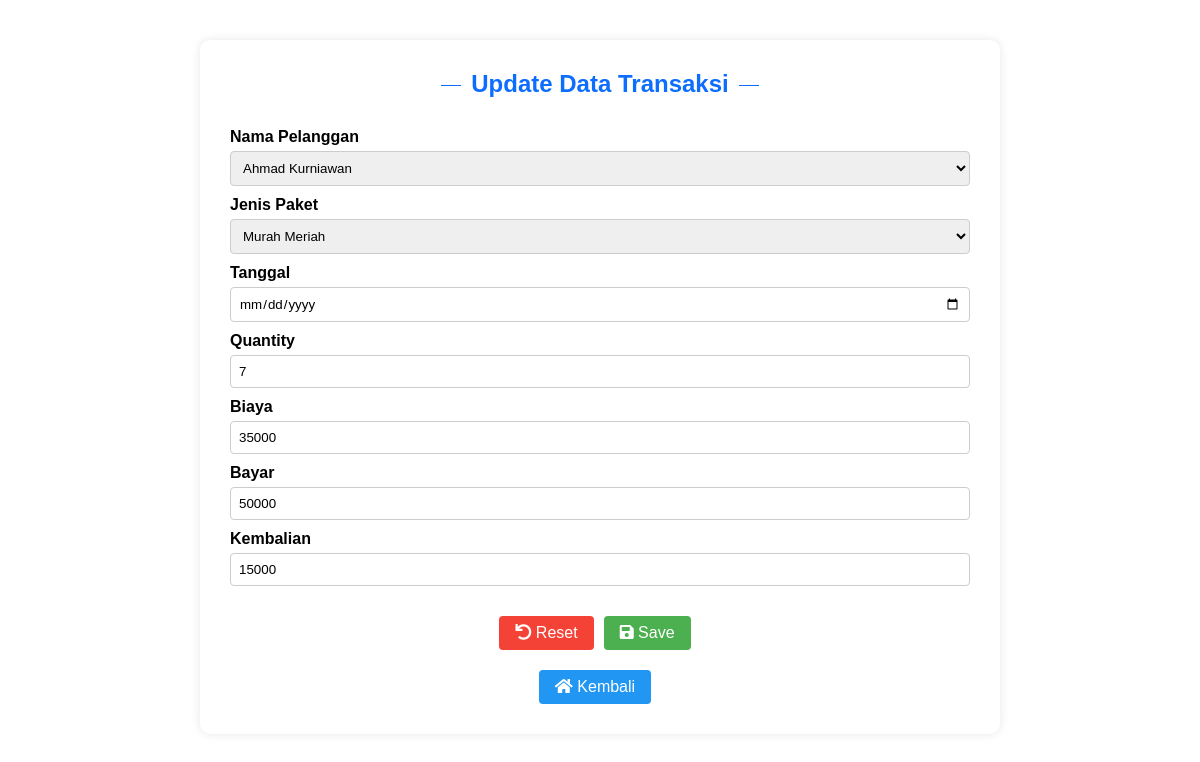
Page /transaksi/updatetransaksi.php?id_transaksi=TRS001 on the committed database.
### tables this page shows
CREATE TABLE `transaksi` (
  `id_transaksi` varchar(10) NOT NULL,
  `tanggal` varchar(20) NOT NULL,
  `id_pelanggan` varchar(10) NOT NULL,
  `id_paket` varchar(10) NOT NULL,
  `qty` int(11) NOT NULL,
  `biaya` int(11) NOT NULL,
  `bayar` int(11) NOT NULL,
  `kembalian` int(11) NOT NULL
);

CREATE TABLE `pelanggan` (
  `id_pelanggan` varchar(10) NOT NULL,
  `nama_pelanggan` varchar(100) NOT NULL,
  `username` varchar(25) NOT NULL,
  `password` varchar(100) NOT NULL,
  `alamat_pelanggan` varchar(255) NOT NULL,
  `no_hp_pelanggan` varchar(20) NOT NULL
);

CREATE TABLE `paket_cuci` (
  `id_paket` varchar(10) NOT NULL,
  `paket` varchar(100) NOT NULL,
  `harga_kilo` int(11) NOT NULL,
  `deskripsi` varchar(255) NOT NULL
);

### transaksi/updatetransaksi.php (the view, shortened to what this page needs)
<?php
    include("../conn.php");
    $id_transaksi = isset($_GET['id_transaksi']) ? $_GET['id_transaksi'] : '';
    $query = "SELECT * FROM transaksi WHERE id_transaksi = :id_transaksi";
    $stmt = $conn->prepare($query);
    $stmt->bindParam(':id_transaksi', $id_transaksi);
    $stmt->execute();
    $data_transaksi = $stmt->fetch(PDO::FETCH_ASSOC);
$stmt_1 = $conn->prepare("SELECT id_pelanggan, nama_pelanggan FROM pelanggan");
$stmt_1->execute();
$pelanggan = $stmt_1->fetchAll(PDO::FETCH_ASSOC);
$stmt_2 = $conn->prepare("SELECT id_paket, paket FROM paket_cuci");
$stmt_2->execute();
$paket_cuci = $stmt_2->fetchAll(PDO::FETCH_ASSOC);
?>
<!DOCTYPE html>
<html lang="en">
<head>
    <link rel="stylesheet" href="https://cdnjs.cloudflare.com/ajax/libs/font-awesome/5.15.4/css/all.min.css" />
    <link rel="stylesheet" href="https://cdnjs.cloudflare.com/ajax/libs/font-awesome/5.15.3/css/all.min.css">
    <link rel="stylesheet" href="formupdate.css">
</head>
<body>
    <div class="container">
    <div class="form-container">
        <h2 class="form-title">Update Data Transaksi</h2>
        <form method="post" enctype="multipart/form-data" action="<?php echo htmlspecialchars($_SERVER["PHP_SELF"]) . '?id_transaksi=' . $id_transaksi; ?>">
            <div>
                <label for="id_pelanggan">Nama Pelanggan</label>
                <select name="id_pelanggan" required autofocus>
                    <?php foreach ($pelanggan as $pelanggan_) { ?>
                        <option value="<?php echo $pelanggan_['id_pelanggan']; ?>" <?php if ($data_transaksi['id_pelanggan'] == $pelanggan_['id_pelanggan']) echo 'selected'; ?>>
                            <?php echo $pelanggan_['nama_pelanggan']; ?>
                        </option>
                    <?php } ?>
                </select>
            </div>
            <div>
                <label for="id_paket">Jenis Paket</label>
                <select name="id_paket" required autofocus>
                    <?php foreach ($paket_cuci as $paket_cuci_) { ?>
                        <option value="<?php echo $paket_cuci_['id_paket']; ?>" <?php if ($data_transaksi['id_paket'] == $paket_cuci_['id_paket']) echo 'selected'; ?>>
                            <?php echo $paket_cuci_['paket']; ?>
                        </option>
                    <?php } ?>
                </select>
            </div>
            <div>
                <label for="tanggal">Tanggal</label>
                <input type="date" name="tanggal" id="tanggal" value="<?php echo $data_transaksi['tanggal']; ?>" required>
            </div>
            <div>
                <label for="qty">Quantity</label>
                <input type="text" name="qty" id="qty" value="<?php echo $data_transaksi['qty']; ?>" required>
            </div>
            <div>
                <label for="biaya">Biaya</label>
                <input type="text" name="biaya" id="biaya" value="<?php echo $data_transaksi['biaya']; ?>" required>
            </div>
            <div>
                <label for="bayar">Bayar</label>
                <input type="text" name="bayar" id="bayar" value="<?php echo $data_transaksi['bayar']; ?>" required>
            </div>
            <div>
                <label for="kembalian">Kembalian</label>
                <input type="text" name="kembalian" id="kembalian" value="<?php echo $data_transaksi['kembalian']; ?>" required>
            </div>
            <div class="center-button">
                <button type="reset" class="reset"><i class="fas fa-undo"></i> Reset</button>
                <button type="submit" name="submit" class="save"><i class="fas fa-save"></i> Save</button>
            </div>
            <div class="center-button">
                <button class="back"><i class="fas fa-home"></i><a href="../transaksi/transaksi.php"> Kembali</a></button>
            </div>
        </form>
    </div>
    </div>
</body>
</html>

### transaksi/formupdate.css (style rules this page uses)
* { margin: 0; padding: 0; box-sizing: border-box; font-family: 'Poppins', sans-serif; }
.container { display: flex; justify-content: center; align-items: center; margin-top: 20px; margin-bottom: 10px; }
.form-container { width: 50rem; padding: 30px; background-color: #fff; border-radius: 10px; box-shadow: 0px 0px 10px rgba(0, 0, 0, 0.1); margin-top: 20px; margin-bottom: 20px; }
.form-title { text-align: center; margin-bottom: 30px; font-size: 24px; color: #0d6efd; white-space: nowrap; overflow: hidden; text-overflow: ellipsis; width: 100%; }
.form-title::before, .form-title::after { content: ""; display: inline-block; width: 20px; height: 1px; vertical-align: middle; background-color: #0d6efd; margin: 0 10px; }
.form-container label { display: block; margin-bottom: 5px; color: #000; font-weight: bold; }
.form-container input, .form-container select { width: 100%; padding: 8px; border: 1px solid #ccc; border-radius: 4px; box-sizing: border-box; margin-bottom: 10px; }
.center-button { display: flex; justify-content: center; margin-top: 20px; }
.center-button button { margin-right: 10px; color: white; font-size: 16px; border-radius: 4px; padding: 8px 16px; border: none; cursor: pointer; }
.center-button button.reset { background-color: #f44336; }
.center-button button.save { background-color: #4caf50; }
.center-button button.back { background-color: #2196f3; }
.center-button button a { color: white; text-decoration: none; }

### rows in the picture
transaksi: id_pelanggan "Ahmad Kurniawan", id_paket "Murah Meriah", qty "7", biaya "35000", bayar "50000", kembalian "15000"
